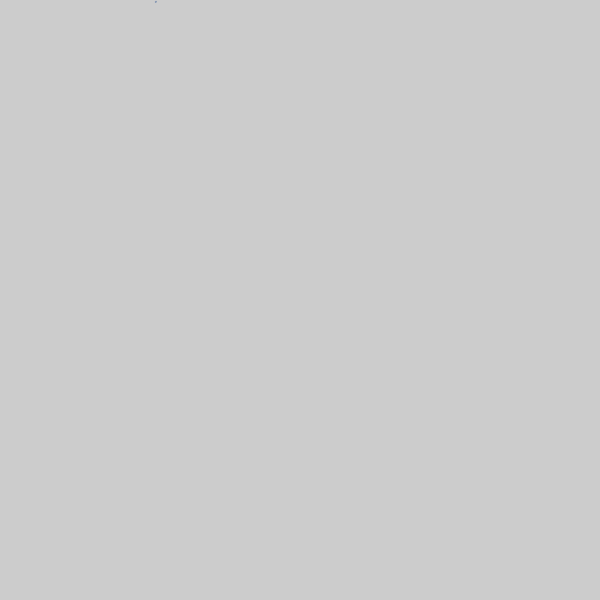
Frame 1 (no input)
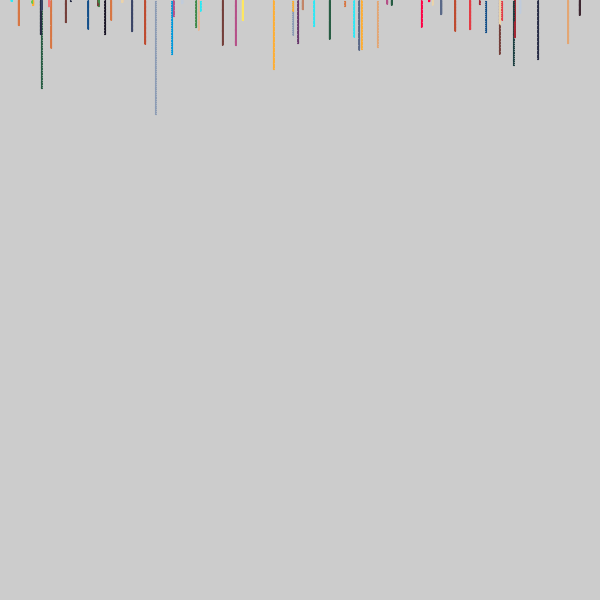
Frame 60 (the mouse pressed at the canvas centre just before this capture)
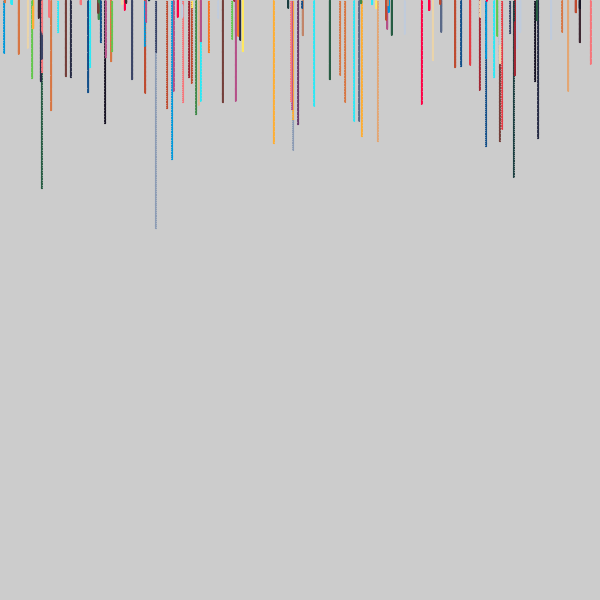
Frame 120 (the mouse held since frame 60 and released just before this capture)

The Processing sketch that drew these frames (run headless with seeded random() and noise(); from frame 60 on, the mouse is pressed at the canvas centre):

// Processing sketch: falling_stars
// ── falling_stars.pde
class Star {
  color col;
  PVector pos;
  PVector vel;
  
  Star(color c) {
    col = c;
    pos = new PVector(random(width), 0);
    vel = new PVector(0, random(2));
  }
  
  void move() {
    pos.add(vel);
  }
  
  void render() {
    stroke(col);
    fill(col);
    ellipse(pos.x, pos.y, 1, 1);
  }
  
  boolean isVisible() {
    return pos.x < width && pos.y < height;
  }
}

color[] colorPallete = {
#be4a2f,
#d77643,
#ead4aa,
#e4a672,
#b86f50,
#733e39,
#3e2731,
#a22633,
#e43b44,
#f77622,
#feae34,
#fee761,
#63c74d,
#3e8948,
#265c42,
#193c3e,
#124e89,
#0099db,
#2ce8f5,
#c0cbdc,
#8b9bb4,
#5a6988,
#3a4466,
#262b44,
#181425,
#ff0044,
#68386c,
#b55088,
#f6757a,
#e8b796,
#c28569
};

ArrayList<Star> stars = new ArrayList<Star>();

void setup() {
  size(600, 600);
}

void draw() {
  int colorInd = (int) random(colorPallete.length);
  stars.add(new Star(colorPallete[colorInd]));
  for (int i = stars.size() - 1; i >= 0; i--) {
    Star s = stars.get(i);
    s.move();
    s.render();
    if (!s.isVisible()) {
      stars.remove(i);
    }
  }
}
